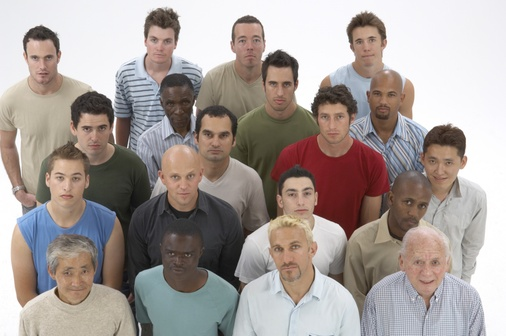
#> input picture Face_search/face_library/faces0.jpg, 506 x 336 px, shrunk from 2125 x 1411 before the run
$ python Asyncio.py
#> lines starting #> are read from the running program, lines starting #| are printed output that depends on the picture
import cv2
import time
import os
import asyncio

time_start = time.time()
list_image = ['faces0.jpg', 'faces1.jpg', 'faces2.jpg', 'faces3.jpg', 'faces4.jpg', 'faces5.jpg',
              'faces6.jpg', 'faces7.jpg', 'faces8.jpg', 'faces9.jpg']

async def find_faces(images):
    image_path = images
    face_cascade = cv2.CascadeClassifier('haarcascade_frontalface_default.xml')
    image = cv2.imread(image_path)
    faces_detected = 0

    for i in range(4):
        gray = cv2.cvtColor(image, cv2.COLOR_BGR2GRAY)
        faces = face_cascade.detectMultiScale(
            gray,
            scaleFactor= 1.1,
            minNeighbors= 30,
            minSize=(4, 4)
        )
        faces_detected += len(faces)
        # Рисуем квадраты вокруг лиц
        for (x, y, w, h) in faces:
            cv2.rectangle(image, (x, y), (x+w, y+h), (255, 255, 0), 2)
        (h, w, d) = image.shape
        center = (w // 2, h // 2)
        M = cv2.getRotationMatrix2D(center, 90, 1.0)
        image = cv2.warpAffine(image, M, (w, h))
    cv2.imwrite(f"_{images}_processed.jpg", image)
    print(f'На фотографии {images} Лиц обнаружено: {faces_detected}')
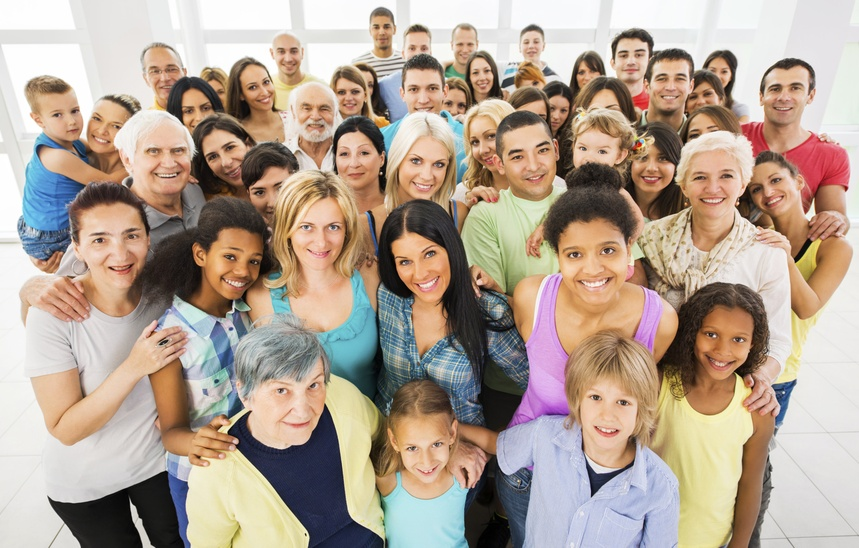
#> input picture Face_search/face_library/faces1.jpg, 859 x 548 px, shrunk from 3607 x 2303 before the run
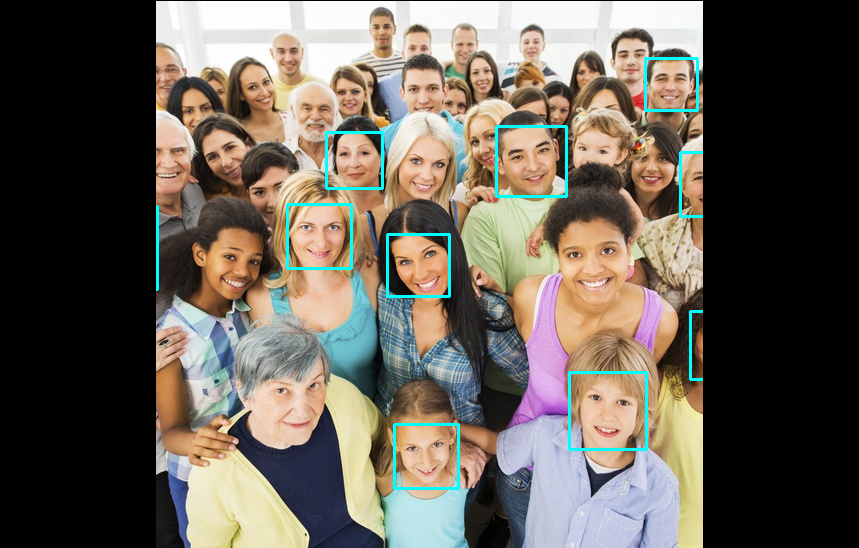
#> saved as _faces1.jpg_processed.jpg: shape (548, 859, 3); mean B, G, R 87, 96.6, 103.5
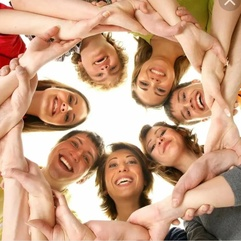
#> input picture Face_search/face_library/faces2.jpg, 241 x 241 px, shrunk from 1014 x 1014 before the run
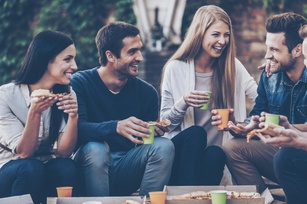
#> input picture Face_search/face_library/faces3.jpg, 307 x 204 px, shrunk from 1290 x 857 before the run
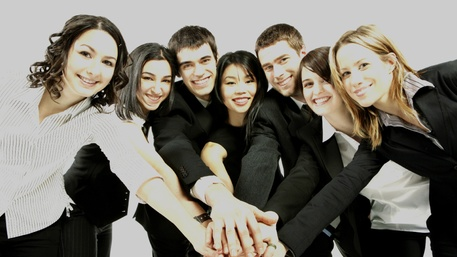
#> input picture Face_search/face_library/faces5.jpg, 457 x 257 px, shrunk from 1921 x 1080 before the run
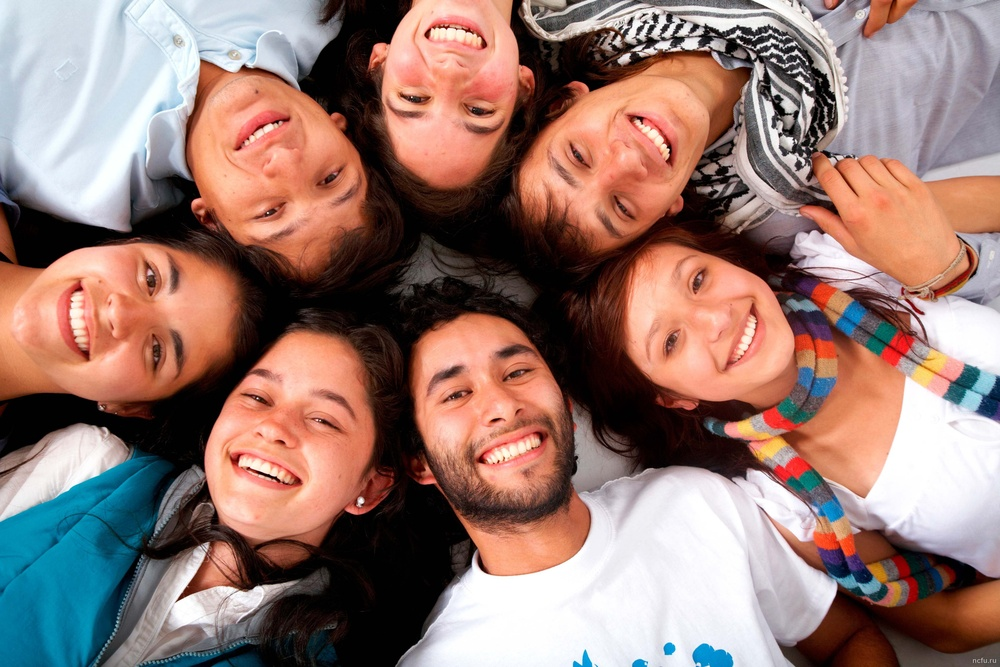
#> input picture Face_search/face_library/faces6.jpg, 1000 x 667 px, shrunk from 4200 x 2800 before the run
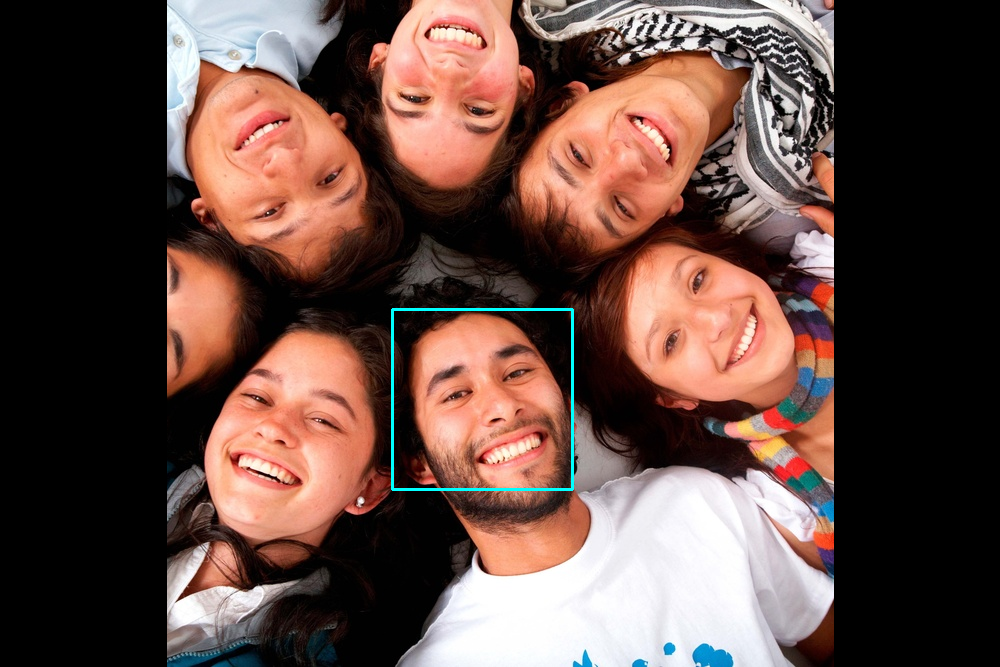
#> saved as _faces6.jpg_processed.jpg: shape (667, 1000, 3); mean B, G, R 66.8, 73.8, 98.3


async def main():
    os.chdir('face_library')
    tasks = []
    for images in list_image:
        tasks.append(asyncio.create_task(find_faces(images)))

    for task in tasks:
        await task


time_start = time.time()

#> (the run stopped early here; a loop or call above may not have finished)
